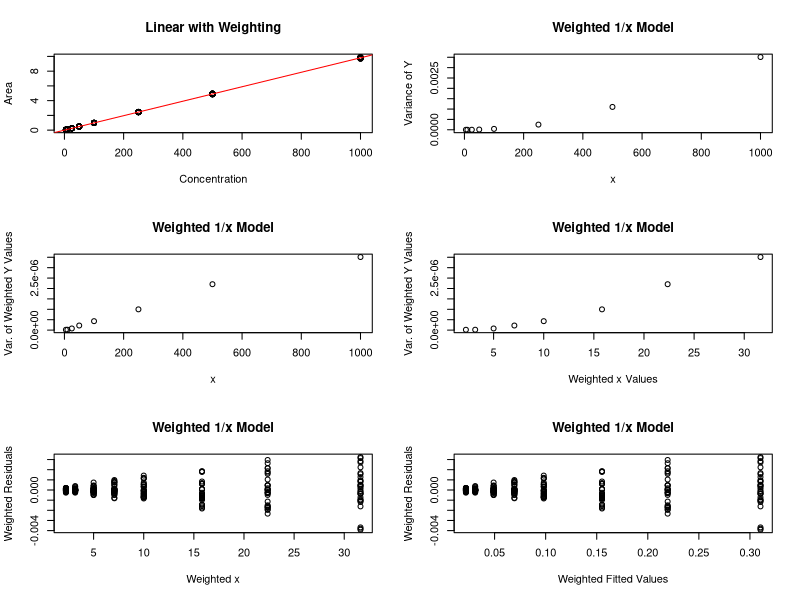

Write R code to recreate this figure.
################################################################################
# File name: cjh12X1.R                                                         #
# Last modified by: Ralph Hurtado                                              #
# Original file by: Christopher J. House                                       #
#                                                                              #
# Purpose: This file calculates diagnostics for a linear, weighted least       #
#          squares model.                                                      #
# Inputs: none                                                                 #
# Outputs: graphical and non-graphical tests of goodness of fit.               #
################################################################################

## LINEAR with Weighting
dfw=NULL
y=NULL
x=c(5,10,25,50,100,250,500,1000)
dfw=data.frame(x)
dfw
##      x
## 1    5
## 2   10
## 3   25
## 4   50
## 5  100
## 6  250
## 7  500
## 8 1000
k=1

beta <- 9.81E-03
sgsq0 <- 6.06E-02 / 1000  # constant variance term
Vmat <- rnorm(8,0,x) # diagonal terms of V matrix, with 1/x weighting
eps <- sgsq0 * Vmat
Vmat <- abs(Vmat)

#y=9.81E-03*x-6.06E-02*x/1000*rnorm(8,0,1)
y <- beta * x - eps

dfw<-cbind(dfw,y)
while(k<30) {
        extra=NULL
        k=k+1
        #y=9.81E-03*x-6.06E-02*x/1000*rnorm(8,0,1)
        y <- beta * x - sgsq0 * rnorm(8,0,x)
        extra=data.frame(x)
        extra=cbind(extra,y)
        dfw=rbind(dfw,extra)
}
#dfw
par(mfrow = c(3, 2))
plot(dfw[,1],dfw[,2],col=1,pch=1,xlab="Concentration",ylab="Area",main="Linear with Weighting")

#-------------------------------------------------------------------------------------------

w <- rep(1/x, k) # create weight vector
fw <- lm(dfw$y ~ dfw$x, weights = w) # fit the weighted model

abline(fw, col = 'red') # plot regression line

fq <- lm(dfw$y ~ dfw$x^2 + dfw$x) # fit an unweighted quadratic model

fqw <- lm(dfw$y ~ dfw$x^2 + dfw$x, weights = w^2) # fit a weighted quadratic model

a <- anova(fw, fq, fqw) # compare the models with an ANOVA table

# --------------------------------------------------------------------------------

# From here down is for the weighted linear model

wRes <- fw$residuals * sqrt(w) # compute weighted residuals
dfw <- cbind(dfw, wRes)

wy <- dfw$y * sqrt(w) # weight the y values
dfw <- cbind(dfw, wy)

# Compute variance of y values at each cal point
yvar <- aggregate(dfw$y ~ dfw$x, dfw, var)
dfxvary <- data.frame(x, yvar)
# Compute variance of weighted y values at each cal point
wyvar <- aggregate(dfw$wy ~ dfw$x, dfw, var)

# Plot Var(y values) vs. unweighted x
plot(dfxvary$x, dfxvary$dfw.y, main = "Weighted 1/x Model", 
                xlab = "x", ylab = "Variance of Y")

# Plot Var(weighted y values) vs. x
plot(wyvar$'dfw$x', wyvar$`dfw$wy`, main = "Weighted 1/x Model", 
                xlab = "x", ylab = "Var. of Weighted Y Values")

# Plot Var(weighted y values) vs. weighted x
plot(wyvar$'dfw$x' * sqrt(w[1:length(x)]), wyvar$`dfw$wy`, main = "Weighted 1/x Model", 
     xlab = "Weighted x Values", ylab = "Var. of Weighted Y Values")

# Plot residuals vs weighted x values
plot(x = dfw$x * sqrt(w), y = wRes, main = "Weighted 1/x Model", xlab = "Weighted x",
     ylab = "Weighted Residuals")

# Plot residuals vs weighted fitted values        
plot(x = fw$fitted.values * sqrt(w), y = wRes, main = "Weighted 1/x Model", 
     xlab = "Weighted Fitted Values",
     ylab = "Weighted Residuals")
                